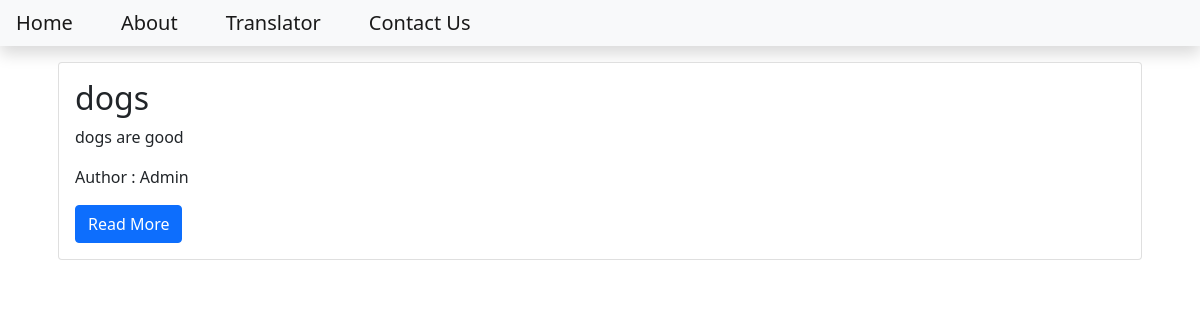
/, run on an earlier commit of the app's database.
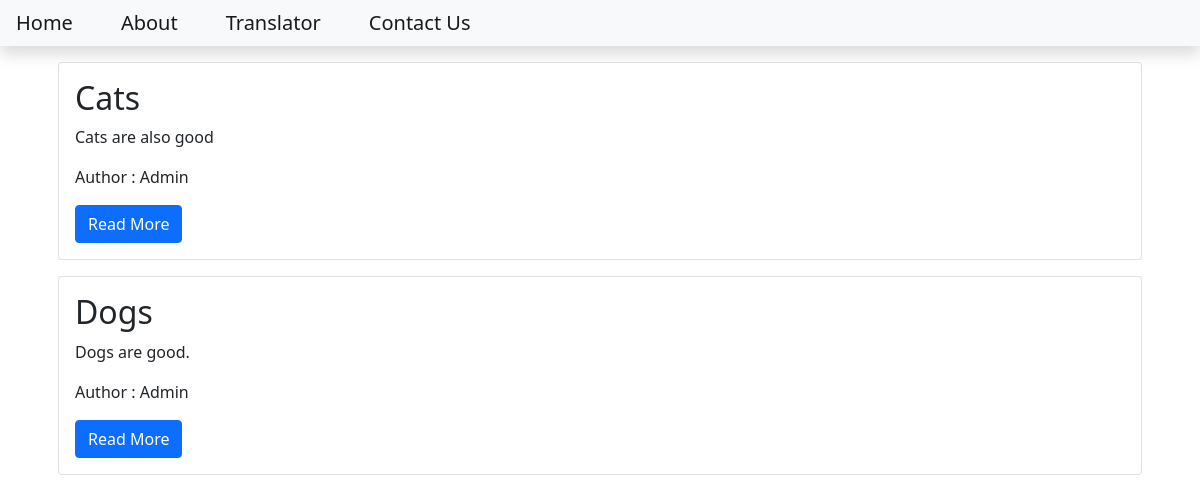
And on a later commit of the database.
### blog/models.py (models this page shows, shortened)
class Post(models.Model): #inheritance
    title = models.CharField(max_length=200)
    content = models.TextField()
    date_created = models.DateTimeField(auto_now_add=True)
    slug = models.SlugField(max_length=200, unique=True)
    author = models.ForeignKey(to=User, on_delete=models.CASCADE)
    status = models.IntegerField(choices=STATUS, default=0)

### blog/views.py (the view)
# urls.py: path('', views.PostList.as_view(), name='home')
class PostList(generic.ListView): #rendering multiple data rows ex post
    queryset = Post.objects.filter(status=1).order_by('date_created')
    template_name = "index.html"

### templates/index.html
{% extends 'base.html' %}
{% block content %}
    <div class="container">
        {% for post in post_list %}
            <div class="card m-3">
                <div class="card-body">
                    <h2 class="card-title">{{post.title}} </h2>
                    <p class="card-text">{{post.content | slice:"400"}}</p>
                    <p class="card-text">Author : {{post.author | title}}</p>
                    <a href="{% url 'blog_view' post.slug %}" class="btn btn-primary">Read More</a>
                </div>
            </div>
        {% endfor %}
    </div>
{% endblock content %}

### templates/base.html (shortened to what this page needs)
<!DOCTYPE html>
<html>
    <head>
        <link href="https://cdn.jsdelivr.net/npm/bootstrap@5.1.3/dist/css/bootstrap.min.css" rel="stylesheet">
    </head>
    <body>
        <nav class="navbar navbar-expand-lg navbar-light bg-light shadow mb-3" id="mainNav">
            <div class="collapse navbar-collapse" id="navbarResponsive">
                <ul class="navbar-nav ml-auto">
                    <li class="nav-item"><a class="navbar-brand p-3" href="{% url 'home' %}">Home</a></li>
                    <li class="nav-item"><a class="navbar-brand p-3" href="{% url 'about_view' %}">About</a></li>
                    <li class="nav-item"><a class="navbar-brand p-3" href="{% url 'translator_view' %}">Translator</a></li>
                    <li class="nav-item"><a class="navbar-brand p-3" href="">Contact Us</a></li>
                </ul>
            </div>
        </nav>
   {% block content %}
   {% endblock content %}
</body>
</html>

What changed in the data, as far as the page shows it:
removed Post: title "dogs", content "dogs are good", author "Admin"
added Post: title "Cats", content "Cats are also good", author "Admin"
added Post: title "Dogs", content "Dogs are good.", author "Admin"
